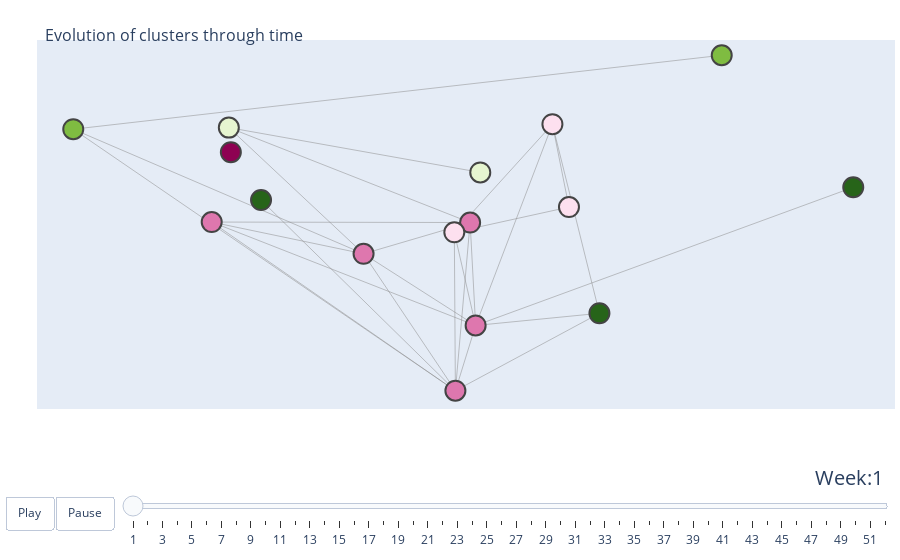

The notebook cell this image was saved under:
### Code cell
weeks = list(range(1, 53))
x = [x[0] for x in final_pos.values()]
y = [x[1] for x in final_pos.values()]
# make figure
G = nx.read_graphml(files[0][1]).subgraph(filt)
fig_dict = {
    "data": [create_edges(G, final_pos), create_nodes(G, final_pos)],
    "layout": {},
    "frames": []
}

# fill in most of layout
fig_dict["layout"]['title'] = '<br>Evolution of clusters through time'
fig_dict["layout"]['titlefont_size'] = 16
fig_dict["layout"]['showlegend'] = False
fig_dict["layout"]['hovermode'] = 'closest'
fig_dict["layout"]['margin'] = dict(b=20,l=5,r=5,t=40)
fig_dict["layout"]['xaxis'] = dict(showgrid=False, zeroline=False, showticklabels=False,
                                   range=[min(x)*1.1, max(x)*1.1])
fig_dict["layout"]['yaxis'] = dict(showgrid=False, zeroline=False, showticklabels=False,
                                   range=[min(y)*1.1, max(y)*1.1])

fig_dict["layout"]["sliders"] = {
    "args": [
        "transition", {
            "duration": 400,
            "easing": "cubic-in-out"
        }
    ],
    "initialValue": "1",
    "plotlycommand": "animate",
    "values": weeks,
    "visible": True
}
fig_dict["layout"]["updatemenus"] = [
    {
        "buttons": [
            {
                "args": [None, {"frame": {"duration": 1000, "redraw": False},
                                "fromcurrent": True, "transition": {"duration": 300,
                                                                    "easing": "quadratic-in-out"}}],
                "label": "Play",
                "method": "animate"
            },
            {
                "args": [[None], {"frame": {"duration": 0, "redraw": False},
                                  "mode": "immediate",
                                  "transition": {"duration": 0}}],
                "label": "Pause",
                "method": "animate"
            }
        ],
        "direction": "left",
        "pad": {"r": 10, "t": 87},
        "showactive": False,
        "type": "buttons",
        "x": 0.1,
        "xanchor": "right",
        "y": 0,
        "yanchor": "top"
    }
]

sliders_dict = {
    "active": 0,
    "yanchor": "top",
    "xanchor": "left",
    "currentvalue": {
        "font": {"size": 20},
        "prefix": "Week:",
        "visible": True,
        "xanchor": "right"
    },
    "transition": {"duration": 300, "easing": "cubic-in-out"},
    "pad": {"b": 10, "t": 50},
    "len": 0.9,
    "x": 0.1,
    "y": 0,
    "steps": []
}

#Update the data and frames

for f in files:
    G = nx.read_graphml(f[1]).subgraph(filt)
    frame = {"data": [create_edges(G, final_pos), create_nodes(G, final_pos)], "name": f[0]}
    fig_dict["frames"].append(frame)
    slider_step = {"args": [
        [f[0]],
        {"frame": {"duration": 300, "redraw": False},
         "mode": "immediate",
         "transition": {"duration": 300}}
    ],
        "label": f[0],
        "method": "animate"}
    sliders_dict["steps"].append(slider_step)
    
fig_dict["layout"]["sliders"] = [sliders_dict]

fig = go.Figure(fig_dict)

fig.show()

### Figure 1 — Plotly figure (JSON) as saved in the notebook; plotly's stock layout.template omitted (floating-point values rounded to 4 significant figures)
{"data": [{"hoverinfo": "none", "line": {"color": "#888", "width": 0.5}, "mode": "lines", "type": "scatter", "x": [0.03875, 0.005397, null, 0.03875, 0.03394, null, 0.03394, 0.04761, null, 0.03394, 0.005397, null, 0.03394, 0.0116, null, -0.021, -0.06518, null, -0.021, 0.0116, null, -0.021, 0.005712, null, -0.021, 0.009995, null, -0.021, -0.0602, null, -0.021, -0.1055, null, 0.01295, -0.0602, null, 0.1215, 0.0116, null, -0.06518, 0.009995, null, -0.06518, 0.0116, null, -0.06518, 0.005712, null, 0.04761, 0.0116, null, 0.04761, 0.005712, null, 0.005397, 0.0116, null, 0.005397, 0.005712, null, 0.005397, 0.009995, null, 0.0116, 0.005712, null, 0.0116, 0.009995, null, 0.005712, 0.009995, null, 0.005712, -0.05083, null, 0.005712, -0.1055, null, 0.009995, -0.0602, null, -0.1055, 0.08319, null], "y": [0.0003206, -0.009704, null, 0.0003206, 0.03327, null, 0.03327, -0.04191, null, 0.03327, -0.009704, null, 0.03327, -0.04675, null, -0.01825, -0.005627, null, -0.01825, -0.04675, null, -0.01825, -0.07269, null, -0.01825, -0.005812, null, -0.01825, 0.03192, null, -0.01825, 0.03129, null, 0.01411, 0.03192, null, 0.0082, -0.04675, null, -0.005627, -0.005812, null, -0.005627, -0.04675, null, -0.005627, -0.07269, null, -0.04191, -0.04675, null, -0.04191, -0.07269, null, -0.009704, -0.04675, null, -0.009704, -0.07269, null, -0.009704, -0.005812, null, -0.04675, -0.07269, null, -0.04675, -0.005812, null, -0.07269, -0.005812, null, -0.07269, 0.003117, null, -0.07269, 0.03129, null, -0.005812, 0.03192, null, 0.03129, 0.06069, null]}, {"hoverinfo": "text", "marker": {"color": [-1, -1, 1, 0, 0, 4, 2, 3, 3, 1, 0, 2, 4, 0, 4, 1, 0], "line": {"width": 2}, "size": 20}, "mode": "markers", "text": ["na", "Cluster: NA", "Cluster: 1", "Cluster: 0", "Cluster: 0", "Cluster: 4", "Cluster: 2", "Cluster: 3", "Cluster: 3", "Cluster: 1", "Cluster: 0", "Cluster: 2", "Cluster: 4", "Cluster: 0", "Cluster: 4", "Cluster: 1", "Cluster: 0"], "type": "scatter", "x": [-1, -0.05961, 0.03875, 0.005712, 0.009995, -0.05083, -0.0602, -0.1055, 0.08319, 0.03394, -0.021, 0.01295, 0.1215, -0.06518, 0.04761, 0.005397, 0.0116], "y": [-1, 0.02216, 0.0003206, -0.07269, -0.005812, 0.003117, 0.03192, 0.03129, 0.06069, 0.03327, -0.01825, 0.01411, 0.0082, -0.005627, -0.04191, -0.009704, -0.04675]}], "layout": {"hovermode": "closest", "margin": {"b": 20, "l": 5, "r": 5, "t": 40}, "showlegend": false, "sliders": [{"active": 0, "currentvalue": {"font": {"size": 20}, "prefix": "Week:", "visible": true, "xanchor": "right"}, "len": 0.9, "pad": {"b": 10, "t": 50}, "steps": [{"args": [[1], {"frame": {"duration": 300, "redraw": false}, "mode": "immediate", "transition": {"duration": 300}}], "label": "1", "method": "animate"}, {"args": [[2], {"frame": {"duration": 300, "redraw": false}, "mode": "immediate", "transition": {"duration": 300}}], "label": "2", "method": "animate"}, {"args": [[3], {"frame": {"duration": 300, "redraw": false}, "mode": "immediate", "transition": {"duration": 300}}], "label": "3", "method": "animate"}, {"args": [[4], {"frame": {"duration": 300, "redraw": false}, "mode": "immediate", "transition": {"duration": 300}}], "label": "4", "method": "animate"}, {"args": [[5], {"frame": {"duration": 300, "redraw": false}, "mode": "immediate", "transition": {"duration": 300}}], "label": "5", "method": "animate"}, {"args": [[6], {"frame": {"duration": 300, "redraw": false}, "mode": "immediate", "transition": {"duration": 300}}], "label": "6", "method": "animate"}, {"args": [[7], {"frame": {"duration": 300, "redraw": false}, "mode": "immediate", "transition": {"duration": 300}}], "label": "7", "method": "animate"}, {"args": [[8], {"frame": {"duration": 300, "redraw": false}, "mode": "immediate", "transition": {"duration": 300}}], "label": "8", "method": "animate"}, {"args": [[9], {"frame": {"duration": 300, "redraw": false}, "mode": "immediate", "transition": {"duration": 300}}], "label": "9", "method": "animate"}, {"args": [[10], {"frame": {"duration": 300, "redraw": false}, "mode": "immediate", "transition": {"duration": 300}}], "label": "10", "method": "animate"}, {"args": [[11], {"frame": {"duration": 300, "redraw": false}, "mode": "immediate", "transition": {"duration": 300}}], "label": "11", "method": "animate"}, {"args": [[12], {"frame": {"duration": 300, "redraw": false}, "mode": "immediate", "transition": {"duration": 300}}], "label": "12", "method": "animate"}, {"args": [[13], {"frame": {"duration": 300, "redraw": false}, "mode": "immediate", "transition": {"duration": 300}}], "label": "13", "method": "animate"}, {"args": [[14], {"frame": {"duration": 300, "redraw": false}, "mode": "immediate", "transition": {"duration": 300}}], "label": "14", "method": "animate"}, {"args": [[15], {"frame": {"duration": 300, "redraw": false}, "mode": "immediate", "transition": {"duration": 300}}], "label": "15", "method": "animate"}, {"args": [[16], {"frame": {"duration": 300, "redraw": false}, "mode": "immediate", "transition": {"duration": 300}}], "label": "16", "method": "animate"}, {"args": [[17], {"frame": {"duration": 300, "redraw": false}, "mode": "immediate", "transition": {"duration": 300}}], "label": "17", "method": "animate"}, {"args": [[18], {"frame": {"duration": 300, "redraw": false}, "mode": "immediate", "transition": {"duration": 300}}], "label": "18", "method": "animate"}, {"args": [[19], {"frame": {"duration": 300, "redraw": false}, "mode": "immediate", "transition": {"duration": 300}}], "label": "19", "method": "animate"}, {"args": [[20], {"frame": {"duration": 300, "redraw": false}, "mode": "immediate", "transition": {"duration": 300}}], "label": "20", "method": "animate"}, {"args": [[21], {"frame": {"duration": 300, "redraw": false}, "mode": "immediate", "transition": {"duration": 300}}], "label": "21", "method": "animate"}, {"args": [[22], {"frame": {"duration": 300, "redraw": false}, "mode": "immediate", "transition": {"duration": 300}}], "label": "22", "method": "animate"}, {"args": [[23], {"frame": {"duration": 300, "redraw": false}, "mode": "immediate", "transition": {"duration": 300}}], "label": "23", "method": "animate"}, {"args": [[24], {"frame": {"duration": 300, "redraw": false}, "mode": "immediate", "transition": {"duration": 300}}], "label": "24", "method": "animate"}, {"args": [[25], {"frame": {"duration": 300, "redraw": false}, "mode": "immediate", "transition": {"duration": 300}}], "label": "25", "method": "animate"}, {"args": [[26], {"frame": {"duration": 300, "redraw": false}, "mode": "immediate", "transition": {"duration": 300}}], "label": "26", "method": "animate"}, {"args": [[27], {"frame": {"duration": 300, "redraw": false}, "mode": "immediate", "transition": {"duration": 300}}], "label": "27", "method": "animate"}, {"args": [[28], {"frame": {"duration": 300, "redraw": false}, "mode": "immediate", "transition": {"duration": 300}}], "label": "28", "method": "animate"}, {"args": [[29], {"frame": {"duration": 300, "redraw": false}, "mode": "immediate", "transition": {"duration": 300}}], "label": "29", "method": "animate"}, {"args": [[30], {"frame": {"duration": 300, "redraw": false}, "mode": "immediate", "transition": {"duration": 300}}], "label": "30", "method": "animate"}, {"args": [[31], {"frame": {"duration": 300, "redraw": false}, "mode": "immediate", "transition": {"duration": 300}}], "label": "31", "method": "animate"}, {"args": [[32], {"frame": {"duration": 300, "redraw": false}, "mode": "immediate", "transition": {"duration": 300}}], "label": "32", "method": "animate"}, {"args": [[33], {"frame": {"duration": 300, "redraw": false}, "mode": "immediate", "transition": {"duration": 300}}], "label": "33", "method": "animate"}, {"args": [[34], {"frame": {"duration": 300, "redraw": false}, "mode": "immediate", "transition": {"duration": 300}}], "label": "34", "method": "animate"}, {"args": [[35], {"frame": {"duration": 300, "redraw": false}, "mode": "immediate", "transition": {"duration": 300}}], "label": "35", "method": "animate"}, {"args": [[36], {"frame": {"duration": 300, "redraw": false}, "mode": "immediate", "transition": {"duration": 300}}], "label": "36", "method": "animate"}, {"args": [[37], {"frame": {"duration": 300, "redraw": false}, "mode": "immediate", "transition": {"duration": 300}}], "label": "37", "method": "animate"}, {"args": [[38], {"frame": {"duration": 300, "redraw": false}, "mode": "immediate", "transition": {"duration": 300}}], "label": "38", "method": "animate"}, {"args": [[39], {"frame": {"duration": 300, "redraw": false}, "mode": "immediate", "transition": {"duration": 300}}], "label": "39", "method": "animate"}, {"args": [[40], {"frame": {"duration": 300, "redraw": false}, "mode": "immediate", "transition": {"duration": 300}}], "label": "40", "method": "animate"}, {"args": [[41], {"frame": {"duration": 300, "redraw": false}, "mode": "immediate", "transition": {"duration": 300}}], "label": "41", "method": "animate"}, {"args": [[42], {"frame": {"duration": 300, "redraw": false}, "mode": "immediate", "transition": {"duration": 300}}], "label": "42", "method": "animate"}, {"args": [[43], {"frame": {"duration": 300, "redraw": false}, "mode": "immediate", "transition": {"duration": 300}}], "label": "43", "method": "animate"}, {"args": [[44], {"frame": {"duration": 300, "redraw": false}, "mode": "immediate", "transition": {"duration": 300}}], "label": "44", "method": "animate"}, {"args": [[45], {"frame": {"duration": 300, "redraw": false}, "mode": "immediate", "transition": {"duration": 300}}], "label": "45", "method": "animate"}, {"args": [[46], {"frame": {"duration": 300, "redraw": false}, "mode": "immediate", "transition": {"duration": 300}}], "label": "46", "method": "animate"}, {"args": [[47], {"frame": {"duration": 300, "redraw": false}, "mode": "immediate", "transition": {"duration": 300}}], "label": "47", "method": "animate"}, {"args": [[48], {"frame": {"duration": 300, "redraw": false}, "mode": "immediate", "transition": {"duration": 300}}], "label": "48", "method": "animate"}, {"args": [[49], {"frame": {"duration": 300, "redraw": false}, "mode": "immediate", "transition": {"duration": 300}}], "label": "49", "method": "animate"}, {"args": [[50], {"frame": {"duration": 300, "redraw": false}, "mode": "immediate", "transition": {"duration": 300}}], "label": "50", "method": "animate"}, {"args": [[51], {"frame": {"duration": 300, "redraw": false}, "mode": "immediate", "transition": {"duration": 300}}], "label": "51", "method": "animate"}, {"args": [[52], {"frame": {"duration": 300, "redraw": false}, "mode": "immediate", "transition": {"duration": 300}}], "label": "52", "method": "animate"}], "transition": {"duration": 300, "easing": "cubic-in-out"}, "x": 0.1, "xanchor": "left", "y": 0, "yanchor": "top"}], "title": {"font": {"size": 16}, "text": "<br>Evolution of clusters through time"}, "updatemenus": [{"buttons": [{"args": [null, {"frame": {"duration": 1000, "redraw": false}, "fromcurrent": true, "transition": {"duration": 300, "easing": "quadratic-in-out"}}], "label": "Play", "method": "animate"}, {"args": [[null], {"frame": {"duration": 0, "redraw": false}, "mode": "immediate", "transition": {"duration": 0}}], "label": "Pause", "method": "animate"}], "direction": "left", "pad": {"r": 10, "t": 87}, "showactive": false, "type": "buttons", "x": 0.1, "xanchor": "right", "y": 0, "yanchor": "top"}], "xaxis": {"range": [-0.116, 0.1336], "showgrid": false, "showticklabels": false, "zeroline": false}, "yaxis": {"range": [-0.07996, 0.06676], "showgrid": false, "showticklabels": false, "zeroline": false}}}
